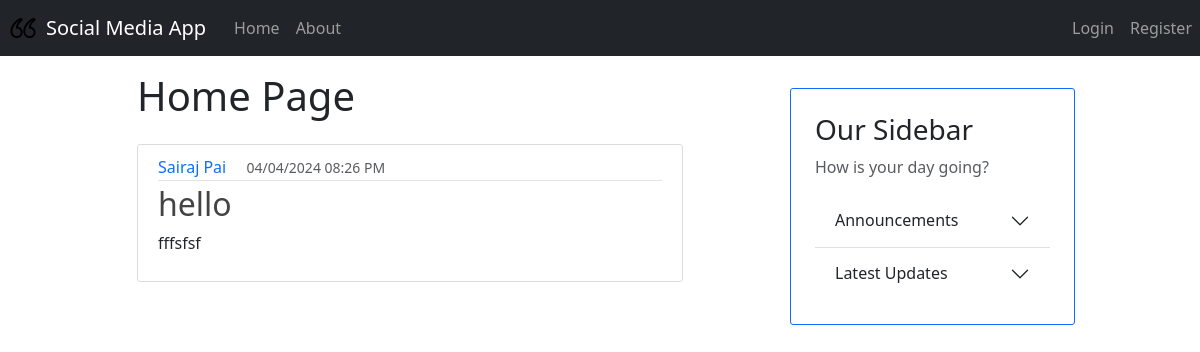
Before: / with the older database file.
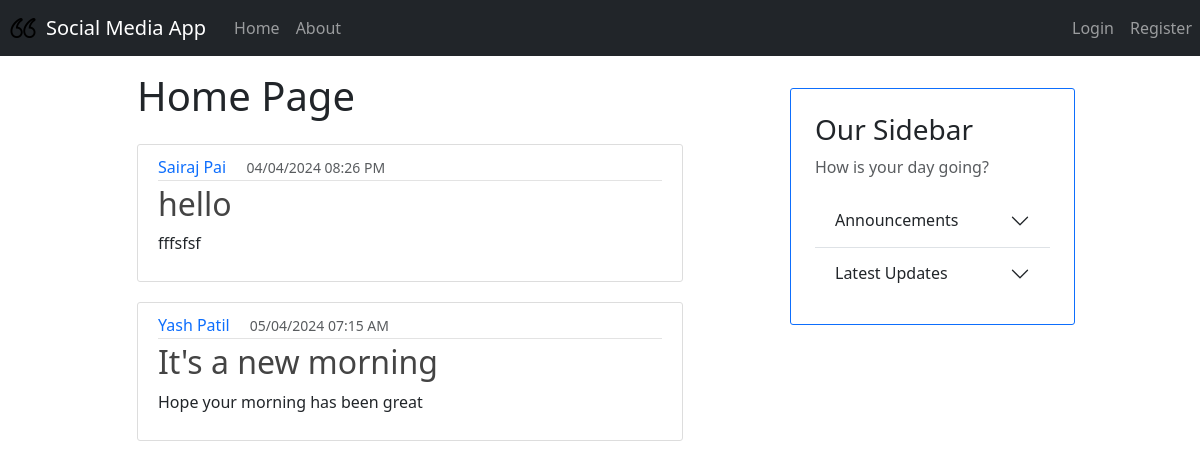
After: the same page with the newer database file.
### models.py (models this page shows, shortened)
class Base(DeclarativeBase): # pylint: disable=too-few-public-methods
    pass

class Posts(Base): # pylint: disable=too-few-public-methods
    __tablename__ = "posts"
    id: Mapped[int] = mapped_column(primary_key=True)
    title: Mapped[str] = mapped_column(nullable=False)
    text: Mapped[str] = mapped_column(nullable=False)
    image: Mapped[Optional[str]] = mapped_column()
    likes: Mapped[List["Likes"]] = relationship(back_populates="post")
    timestamp: Mapped[int] = mapped_column(nullable=False)
    owner_id: Mapped[str] = mapped_column(ForeignKey("user_account.username"))
    owner: Mapped["User"] = relationship(back_populates="posts")
    comments: Mapped[List["Comments"]] = relationship(back_populates="post")
    no_of_likes = column_property(
        select(func.count(Likes.id))
        .where(Likes.liked_post_id == id)
        .scalar_subquery()
    )

class User(Base, UserMixin): # pylint: disable=too-few-public-methods
    __tablename__ = "user_account"
    username: Mapped[str] = mapped_column(primary_key=True)
    fullname: Mapped[str] = mapped_column(nullable=False)
    email: Mapped[str] = mapped_column(nullable=False, unique=True)
    password: Mapped[str] = mapped_column(nullable=False)
    profile_pic_url: Mapped[Optional[str]] = mapped_column(default="user.png")
    posts: Mapped[List["Posts"]] = relationship(back_populates="owner")

### app.py (the view)
@app.route("/")
def home():
    posts = db.session.scalars( select(Posts) ).all()
    tz=timezone("Asia/Kolkata")
    return render_template('home.html', posts=posts, datetime=datetime, tz=tz)

### templates/home.html
{% extends "layout.html" %}
{% block content %}
    {% if current_user.is_authenticated %}
        <h1 class="mt-2 mb-4"> Welcome, {{ current_user.fullname }}! </h1>
    {% else %}
        <h1 class="mt-2 mb-4"> Home Page </h1>
    {% endif %}
    {% for post in posts %}
        <article class="media content-section">
          <div class="media-body">
            <div class="article-metadata">
              <a class="text-decoration-none me-3" href="#">{{ post.owner.fullname }}</a>
              <small class="text-muted">{{ datetime.fromtimestamp(post.timestamp, tz=tz).strftime('%d/%m/%Y %I:%M %p') }}</small>
            </div>
            <h2><a class="article-title text-decoration-none" href="{{ url_for('post',post_id=post.id) }}">{{ post.title }}</a></h2>
            <p class="article-content">{{ post.text }}</p>
          </div>
        </article>
    {% endfor %}
{% endblock %}

### templates/layout.html (shortened to what this page needs)
<!DOCTYPE html>
<html lang="en">
<head>
    <link href="https://cdn.jsdelivr.net/npm/bootstrap@5.3.3/dist/css/bootstrap.min.css" rel="stylesheet">
    <link rel="stylesheet" type="text/css" href="{{ url_for('static', filename='main.css') }}">
</head>
<body>
    <nav class="navbar navbar-expand-md navbar-dark bg-dark mb-2">
         <img src="{{ url_for('static', filename='icon.png') }}" width="30" height="30" class="d-inline-block align-top me-2 ms-2" alt="App Icon">
        <a class="navbar-brand mx-auto" href="#">Social Media App</a>
        <div class="collapse navbar-collapse" id="navbarNav">
            <ul class="navbar-nav">
                <li class="nav-item active">
                    <a class="nav-link" href="{{ url_for('home') }}">Home </a>
                </li>
                <li class="nav-item">
                    <a class="nav-link" href="{{ url_for('about') }}">About</a>
                </li>
            </ul>
            <ul class="navbar-nav ms-auto">
                {% if not current_user.is_authenticated %}
                    <li class="nav-item">
                        <a class="nav-link" href="{{ url_for('login') }}">Login</a>
                    </li>
                    <li class="nav-item">
                        <a class="nav-link" href="{{ url_for('register') }}">Register</a>
                    </li>
                {% endif %}
            </ul>
        </div>
    </nav>
    <div class="container">
        <div class="row align-items-start">
            <div class="col-md-6 offset-md-1 col-12">
                {% block content %}
                {% endblock %}
            </div>
            <div class="col-md-3 offset-md-1 col-10 offset-1 p-4 mt-4 border border-primary content-section">
                <div class="sidebar">
                    <h3>Our Sidebar</h3>
                    <p class='text-muted'>How is your day going?</p>
                    <div class="accordion accordion-flush" id="accordionFlushExample">
                        <div class="accordion-item">
                            <h2 class="accordion-header" id="flush-headingOne">
                                <button class="accordion-button collapsed" type="button" data-bs-toggle="collapse" data-bs-target="#flush-collapseOne" aria-expanded="false" aria-controls="flush-collapseOne">
                                    Announcements
                                </button>
                            </h2>
                        </div>
                        <div class="accordion-item">
                            <h2 class="accordion-header" id="flush-headingTwo">
                                <button class="accordion-button collapsed" type="button" data-bs-toggle="collapse" data-bs-target="#flush-collapseTwo" aria-expanded="false" aria-controls="flush-collapseTwo">
                                    Latest Updates
                                </button>
                            </h2>
                        </div>
                    </div>
                </div>
            </div>
        </div>
    </div>
</body>
</html>

### static/main.css (style rules this page uses)
.content-section { background: #ffffff; padding: 10px 20px; border: 1px solid #dddddd; border-radius: 8px; margin-bottom: 20px; }
#navbarNav { padding-left: 20px; }
.content-section { background: #ffffff; padding: 10px 20px; border: 1px solid #dddddd; border-radius: 3px; margin-bottom: 20px; }
.article-title { color: #444444; }
.article-content { white-space: pre-line; }
.article-metadata { padding-bottom: 1px; margin-bottom: 4px; border-bottom: 1px solid #e3e3e3 }

Changed rows visible on the page:
added Posts: owner.fullname "Yash Patil", fromtimestamp "05/04/2024 07:15 AM", title "It's a new morning", text "Hope your morning has been great"
